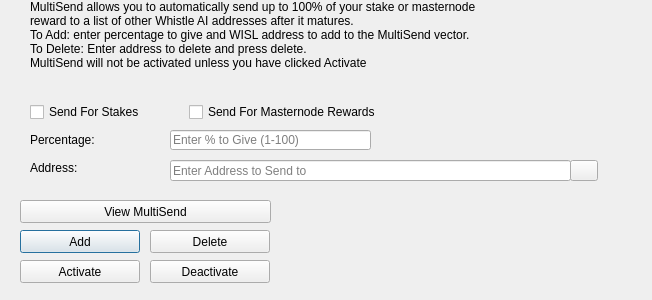
<?xml version="1.0" encoding="UTF-8"?>
<ui version="4.0">
 <class>MultiSendDialog</class>
 <widget class="QDialog" name="MultiSendDialog">
  <property name="windowModality">
   <enum>Qt::NonModal</enum>
  </property>
  <property name="geometry">
   <rect>
    <x>0</x>
    <y>0</y>
    <width>652</width>
    <height>300</height>
   </rect>
  </property>
  <property name="windowTitle">
   <string>MultiSend</string>
  </property>
  <widget class="QLineEdit" name="multiSendPercentEdit">
   <property name="geometry">
    <rect>
     <x>170</x>
     <y>130</y>
     <width>201</width>
     <height>20</height>
    </rect>
   </property>
   <property name="toolTip">
    <string>Enter whole numbers 1 - 100</string>
   </property>
   <property name="placeholderText">
    <string>Enter % to Give (1-100)</string>
   </property>
  </widget>
  <widget class="QLineEdit" name="multiSendAddressEdit">
   <property name="geometry">
    <rect>
     <x>170</x>
     <y>160</y>
     <width>401</width>
     <height>21</height>
    </rect>
   </property>
   <property name="toolTip">
    <string/>
   </property>
   <property name="placeholderText">
    <string>Enter Address to Send to</string>
   </property>
  </widget>
  <widget class="QLabel" name="label_2">
   <property name="geometry">
    <rect>
     <x>30</x>
     <y>0</y>
     <width>451</width>
     <height>121</height>
    </rect>
   </property>
   <property name="lineWidth">
    <number>1</number>
   </property>
   <property name="text">
    <string>MultiSend allows you to automatically send up to 100% of your stake or masternode reward to a list of other Whistle AI addresses after it matures.
To Add: enter percentage to give and WISL address to add to the MultiSend vector.
To Delete: Enter address to delete and press delete.
MultiSend will not be activated unless you have clicked Activate</string>
   </property>
   <property name="alignment">
    <set>Qt::AlignLeading|Qt::AlignLeft|Qt::AlignTop</set>
   </property>
   <property name="wordWrap">
    <bool>true</bool>
   </property>
  </widget>
  <widget class="QLabel" name="message">
   <property name="geometry">
    <rect>
     <x>290</x>
     <y>200</y>
     <width>351</width>
     <height>91</height>
    </rect>
   </property>
   <property name="text">
    <string/>
   </property>
  </widget>
  <widget class="QPushButton" name="addButton">
   <property name="geometry">
    <rect>
     <x>20</x>
     <y>230</y>
     <width>120</width>
     <height>23</height>
    </rect>
   </property>
   <property name="toolTip">
    <string/>
   </property>
   <property name="statusTip">
    <string>Add to MultiSend Vector</string>
   </property>
   <property name="text">
    <string>Add</string>
   </property>
  </widget>
  <widget class="QPushButton" name="disableButton">
   <property name="geometry">
    <rect>
     <x>150</x>
     <y>260</y>
     <width>120</width>
     <height>23</height>
    </rect>
   </property>
   <property name="statusTip">
    <string>Deactivate MultiSend</string>
   </property>
   <property name="text">
    <string>Deactivate</string>
   </property>
  </widget>
  <widget class="QPushButton" name="addressBookButton">
   <property name="geometry">
    <rect>
     <x>570</x>
     <y>160</y>
     <width>28</width>
     <height>21</height>
    </rect>
   </property>
   <property name="toolTip">
    <string>Choose an address from the address book</string>
   </property>
   <property name="text">
    <string/>
   </property>
   <property name="icon">
    <iconset resource="../whistle.qrc">
     <normaloff>:/icons/address-book</normaloff>:/icons/address-book</iconset>
   </property>
   <property name="shortcut">
    <string>Alt+A</string>
   </property>
   <property name="autoDefault">
    <bool>false</bool>
   </property>
  </widget>
  <widget class="QLabel" name="label">
   <property name="geometry">
    <rect>
     <x>30</x>
     <y>130</y>
     <width>121</width>
     <height>20</height>
    </rect>
   </property>
   <property name="toolTip">
    <string>Percentage of stake to send</string>
   </property>
   <property name="text">
    <string>Percentage:</string>
   </property>
  </widget>
  <widget class="QLabel" name="label_5">
   <property name="geometry">
    <rect>
     <x>30</x>
     <y>160</y>
     <width>111</width>
     <height>16</height>
    </rect>
   </property>
   <property name="toolTip">
    <string>Address to send portion of stake to</string>
   </property>
   <property name="text">
    <string>Address:</string>
   </property>
  </widget>
  <widget class="QPushButton" name="deleteButton">
   <property name="geometry">
    <rect>
     <x>150</x>
     <y>230</y>
     <width>120</width>
     <height>23</height>
    </rect>
   </property>
   <property name="toolTip">
    <string/>
   </property>
   <property name="statusTip">
    <string>Delete Address From MultiSend Vector</string>
   </property>
   <property name="text">
    <string>Delete</string>
   </property>
  </widget>
  <widget class="QPushButton" name="activateButton">
   <property name="geometry">
    <rect>
     <x>20</x>
     <y>260</y>
     <width>120</width>
     <height>23</height>
    </rect>
   </property>
   <property name="statusTip">
    <string>Activate MultiSend</string>
   </property>
   <property name="text">
    <string>Activate</string>
   </property>
  </widget>
  <widget class="QPushButton" name="viewButton">
   <property name="geometry">
    <rect>
     <x>20</x>
     <y>200</y>
     <width>251</width>
     <height>23</height>
    </rect>
   </property>
   <property name="toolTip">
    <string/>
   </property>
   <property name="statusTip">
    <string>View MultiSend Vector</string>
   </property>
   <property name="text">
    <string>View MultiSend</string>
   </property>
  </widget>
  <widget class="QWidget" name="horizontalLayoutWidget">
   <property name="geometry">
    <rect>
     <x>30</x>
     <y>100</y>
     <width>351</width>
     <height>24</height>
    </rect>
   </property>
   <layout class="QHBoxLayout" name="horizontalLayout">
    <item>
     <widget class="QCheckBox" name="multiSendStakeCheckBox">
      <property name="text">
       <string>Send For Stakes</string>
      </property>
     </widget>
    </item>
    <item>
     <widget class="QCheckBox" name="multiSendMasternodeCheckBox">
      <property name="text">
       <string>Send For Masternode Rewards</string>
      </property>
     </widget>
    </item>
   </layout>
  </widget>
 </widget>
 <resources>
  <include location="../whistle.qrc"/>
 </resources>
 <connections/>
</ui>
